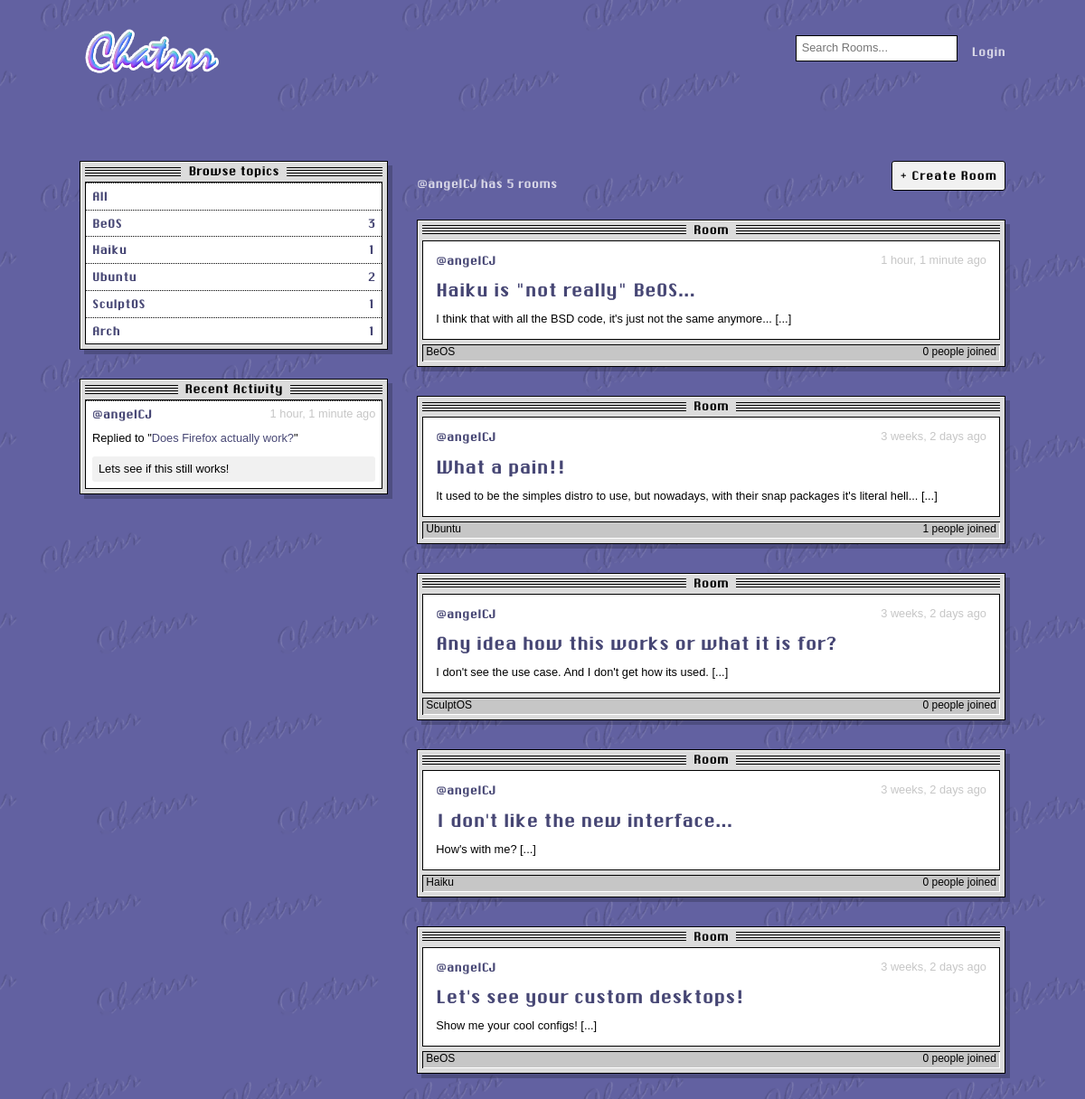
Page /profile/1/ on the committed database.
### base/models.py (models this page shows, shortened)
class Topic(models.Model):
    name = models.CharField(max_length=200)

class  Message(models.Model):
    user = models.ForeignKey(User, on_delete=models.CASCADE) # if user is deleted, delete message
    room = models.ForeignKey(Room, on_delete=models.CASCADE) # if room is deleted, delete message
    body = models.TextField()
    updated = models.DateTimeField(auto_now=True)
    created = models.DateTimeField(auto_now_add=True)
    class Meta:
        ordering = ['-updated', '-created'] # order by most recent
    def __str__(self):
        return self.body[0:50] # only show first 50 characters of message

class Room(models.Model):
    host = models.ForeignKey(User, on_delete=models.SET_NULL, null=True) # if user is deleted, set room to null
    topic =  models.ForeignKey(Topic, on_delete=models.SET_NULL, null=True) # if topic is deleted, set room to null
    name = models.CharField(max_length=200)
    description = models.TextField(null=True, blank=True)
    participants =  models.ManyToManyField(User, related_name='participants', blank=True) # we already have User reference in host, so we need to specify related_name
    updated = models.DateTimeField(auto_now=True) # every time theres a change
    created = models.DateTimeField(auto_now_add=True) # only initial creation
    class Meta:
        ordering = ['-updated', '-created'] # order by most recent
    def __str__(self):
        return str(self.name)

### base/views.py (the view)
# urls.py: path('profile/<str:pk>/', views.userProfile, name="user-profile"),
def userProfile(request, pk):
    user = User.objects.get(id=pk)
    rooms = user.room_set.all()
    room_messages = user.message_set.all()
    room_count = rooms.count()
    topics = Topic.objects.all()
    context = {'user': user, 'rooms': rooms, 'room_messages': room_messages, 'topics': topics, 'room_count': room_count}
    return render(request, 'base/profile.html', context)

### base/templates/base/profile.html
{% extends 'main.html' %}
{% block content %}
<div class="column column-one">
    {% include 'base/topics_component.html' %}
    {% include 'base/activity_component.html' %}
</div>
<div class="column column-two">
    <div class="room__options">
        <p>@{{ user.username }} has {{ room_count }} rooms</p>
        <a href="{% url 'create-room' %}" class="button">+ Create Room</a>
    </div>
    {% include 'base/feed_component.html' %}
</div>
{% endblock content %}

### base/templates/base/topics_component.html
<section id="topics">
    <div class="window">
        <div class="window__title">Browse topics</div>
        <div class="window__content">
            <ul class="topics">
                <li><a href="{% url 'home' %}">All</a></li>
                {% for topic in topics %}
                {%if topic.room_set.all.count > 0 %}
                <li><a href="{% url 'home' %}?q={{topic.name}}"><span class="topic__name">{{ topic.name }}</span><span class="topic__count">{{ topic.room_set.all.count }}</span></a></li>
                {% endif %}
                {% endfor %}
            </ul>
        </div>
    </div>
</section>

### base/templates/base/activity_component.html (shortened to what this page needs)
<section id="activity">
    <div class="window">
        <div class="window__title">Recent Activity</div>
        <div class="window__content">
            {% for message in room_messages %}
            <div class="activity">
                <div class="activity__user_time"><a href="{% url 'user-profile' message.user.id %}">@{{ message.user.username }}</a> <span class="activity__time">{{ message.created |timesince }} ago</span></div>
                <div class="activity__replied">Replied to "<a href="{% url 'room' message.room.id %}">{{ message.room }}</a>"</div>
                <p class="activity__message">{{ message }}</p>
            </div>
            {% endfor %}
        </div>
    </div>
</section>

### base/templates/base/feed_component.html (shortened to what this page needs)
<section id="wall">
    {% for room in rooms %}
    <div class="window">
        <div class="window__title">Room</div>
        <div class="window__content">
            <div class="wall-message">
                <p class="wall-message__host_username">
                    <span>{% if request.user == room.host %}Host{% endif %}
                    <a href="{% url 'user-profile' room.host.id %}" class="wall-message__username">@{{ room.host.username }}</a>
                    </span>
                    <span class="wall-message__host_username__time">{{ room.created |timesince }} ago</span>
                </p>
                <p class="wall-message__title"><a href="{% url 'room' room.id %}">{{ room.name }}</a></p>
                <p class="wall-message__msg">{{ room.description|slice:":120" }} [...]</p>
            </div>
        </div>
        <div class="window__footer">
            <div class="window__footer__complex-content">
                <span>{{ room.topic.name }}</span>
                <span>{{ room.participants.all.count }} people joined</span>
            </div>
        </div>
    </div>
    {% endfor %}
</section>

### rows in the picture
Topic: name "BeOS", room_set.all.count "3"
Topic: name "Haiku", room_set.all.count "1"
Topic: name "Ubuntu", room_set.all.count "2"
Topic: name "SculptOS", room_set.all.count "1"
Topic: name "Arch", room_set.all.count "1"
Message: user.username "angelCJ", created "1 hour, 1 minute", room "Does Firefox actually work?", body "Lets see if this still works!"
Room: host.username "angelCJ", created "1 hour, 1 minute", name "Haiku is \"not really\" BeOS...", description "I think that with all the BSD code, it's just not the same anymore...", topic.name "BeOS", participants.all.count "0"
Room: host.username "angelCJ", created "3 weeks, 2 days", name "What a pain!!", description "It used to be the simples distro to use, but nowadays, with their snap packages it's literal hell...", topic.name "Ubuntu", participants.all.count "1"
Room: host.username "angelCJ", created "3 weeks, 2 days", name "Any idea how this works or what it is for?", description "I don't see the use case. And I don't get how its used.", topic.name "SculptOS", participants.all.count "0"
Room: host.username "angelCJ", created "3 weeks, 2 days", name "I don't like the new interface...", description "How's with me?", topic.name "Haiku", participants.all.count "0"
Room: host.username "angelCJ", created "3 weeks, 2 days", name "Let's see your custom desktops!", description "Show me your cool configs!", topic.name "BeOS", participants.all.count "0"

### other values in the picture
{{ user.username }} "angelCJ"
{{ room_count }} "5"
